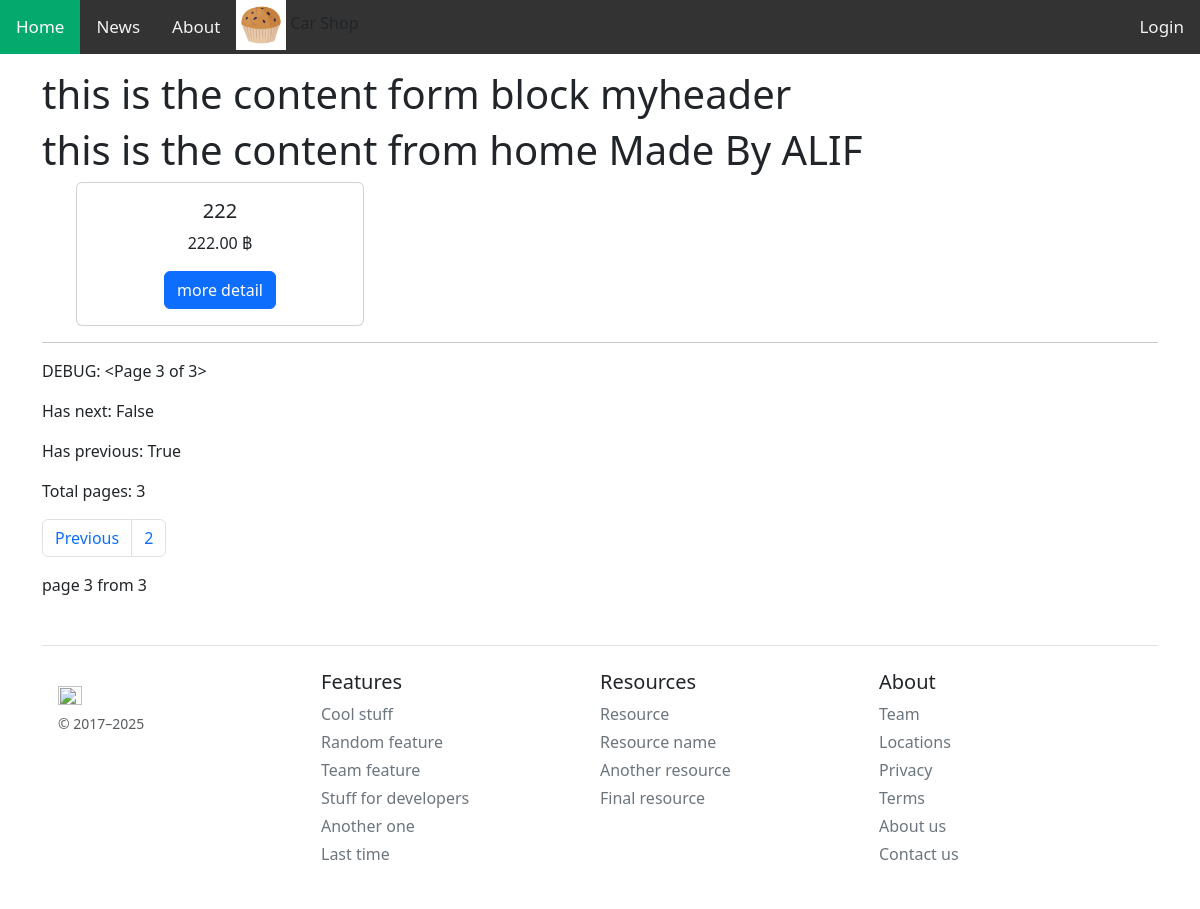
The app's page /?page=3, older data.
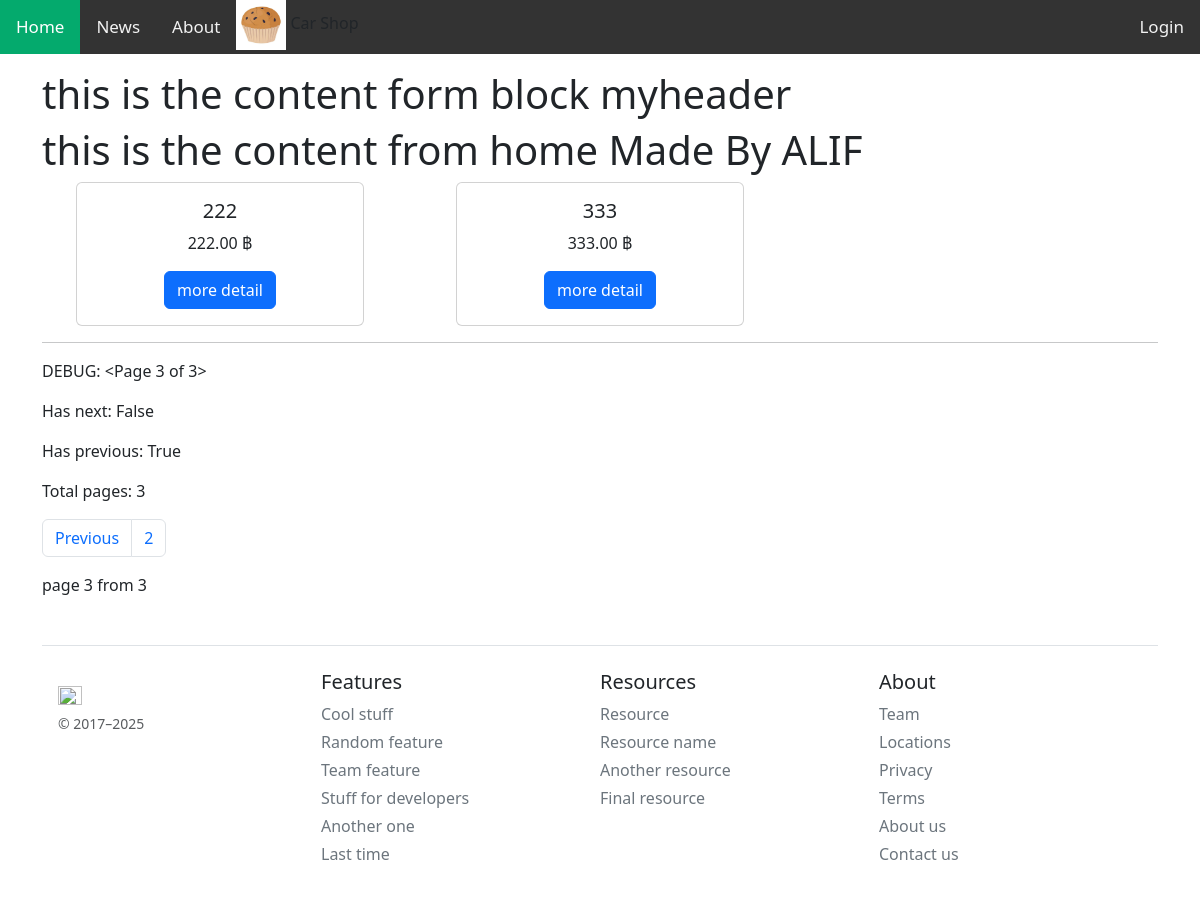
The same page, newer data.
### myapp/models.py (models this page shows, shortened)
class Product(models.Model):
  title = models.CharField(max_length=200)
  description = models.TextField(null=True, blank=True)
  price = models.DecimalField(max_digits=10, decimal_places=2, \
                              null=True, blank=True)
  quantity = models.IntegerField(null=True, blank=True)
  instock = models.BooleanField(default=True)
  picture = models.ImageField(upload_to="product", null=True, blank=True)
  specfile = models.FileField(upload_to="specfile", null=True, blank=True)

### myapp/views.py (the view)
# urls.py: path('', home, name="home-page"),
def home(request):
  allproduct = Product.objects.all()
  product_per_page = 3
  paginator = Paginator(allproduct, product_per_page)
  page = request.GET.get('page')
  allproduct = paginator.get_page(page)
  context = {'allproduct': allproduct}
  allrow = []
  row =[]
  for i,p in enumerate(allproduct):
    if i % 3 == 0:
      if i != 0:
        allrow.append(row)
      row = []
      row.append(p)
    else:
      row.append(p)
  allrow.append(row)
  context['allrow'] = allrow
  return render(request, 'myapp/home.html', context)

### myapp/template/myapp/home.html (shortened to what this page needs)
{% extends 'myapp/base.html' %}
{% block myheader %}
  <h1>this is the content form block myheader</h1>
{% endblock myheader %}
{% block content %}
  <h1>this is the content from home Made By ALIF</h1>
  <center>
    {% for row in allrow %}
      <div class="row row-cols-1 row-cols-md-3 md-3 test-center">
        {% for c in row %}
          <div class="col">
            <div class="card" style="width: 18rem;">
              <div class="card-body">
                <h5 class="card-title">{{ c.title }}</h5>
                <p class="card-text">{{ c.price }} ฿</p>
                <a href="#" class="btn btn-primary">more detail</a>
              </div>
            </div>
          </div>
        {% endfor %}
      </div>
    {% endfor %}
  </center>
  <hr>
  <p>DEBUG: {{ allproduct }}</p>
  <p>Has next: {{ allproduct.has_next }}</p>
  <p>Has previous: {{ allproduct.has_previous }}</p>
  <p>Total pages: {{ allproduct.paginator.num_pages }}</p>
  <nav aria-label="...">
    <ul class="pagination">
      {% if allproduct.has_previous %}
        <li class="page-item">
          <a class="page-link" href="?page={{ allproduct.previous_page_number }}">Previous</a>
        </li>
        {% if allproduct.number > 1  %}
          <li class="page-item">
            <a class="page-link" href="?page={{allproduct.number|add:-1}}">{{allproduct.number|add:-1}}</a>
          </li>
        {% endif %}
      {% endif %}
    </ul>
    <p> page {{allproduct.number}} from {{allproduct.paginator.num_pages}} </p>
  </nav>
{% endblock content %}

Row changes from the older to the newer data that the page shows:
added Product: title "333", price "333.00"
